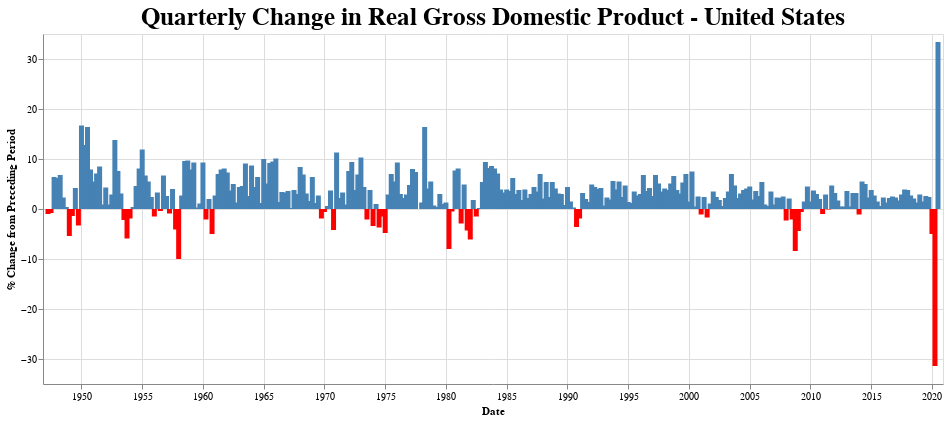

Notebook source saved alongside this figure:
### Code cell
chart = alt.Chart(df).mark_bar().encode(
    x=alt.X('DATE:T', axis=alt.Axis(format='', title='Date')),
    y=alt.Y('A191RL1Q225SBEA:Q', axis=alt.Axis(format='~s', title='% Change from Preceding Period')),
    color=alt.condition(
        alt.datum.A191RL1Q225SBEA > 0,
        alt.value('steelblue'),
        alt.value('red'))
).properties(
    title='Quarterly Change in Real Gross Domestic Product - United States',
    width=900,
    height=350)

chart.configure_title(
    fontSize=25,
    anchor='middle',
    color='black')

### Figure 1 — Vega-Lite specification as saved in the notebook (floating-point values rounded to 4 significant figures; data arrays with more than 128 entries replaced by an {"elided": "..."} marker saying what was removed)
{"config": {"view": {"continuousWidth": 400, "continuousHeight": 300}, "title": {"anchor": "middle", "color": "black", "fontSize": 25}}, "data": {"name": "data-df8da7741ad219ba316d6322a008cc02"}, "mark": "bar", "encoding": {"color": {"condition": {"value": "steelblue", "test": "(datum.A191RL1Q225SBEA > 0)"}, "value": "red"}, "x": {"type": "temporal", "axis": {"format": "", "title": "Date"}, "field": "DATE"}, "y": {"type": "quantitative", "axis": {"format": "~s", "title": "% Change from Preceding Period"}, "field": "A191RL1Q225SBEA"}}, "height": 350, "title": "Quarterly Change in Real Gross Domestic Product - United States", "width": 900, "$schema": "https://vega.github.io/schema/vega-lite/v4.8.1.json", "datasets": {"data-df8da7741ad219ba316d6322a008cc02": {"elided": "294 records"}}}
